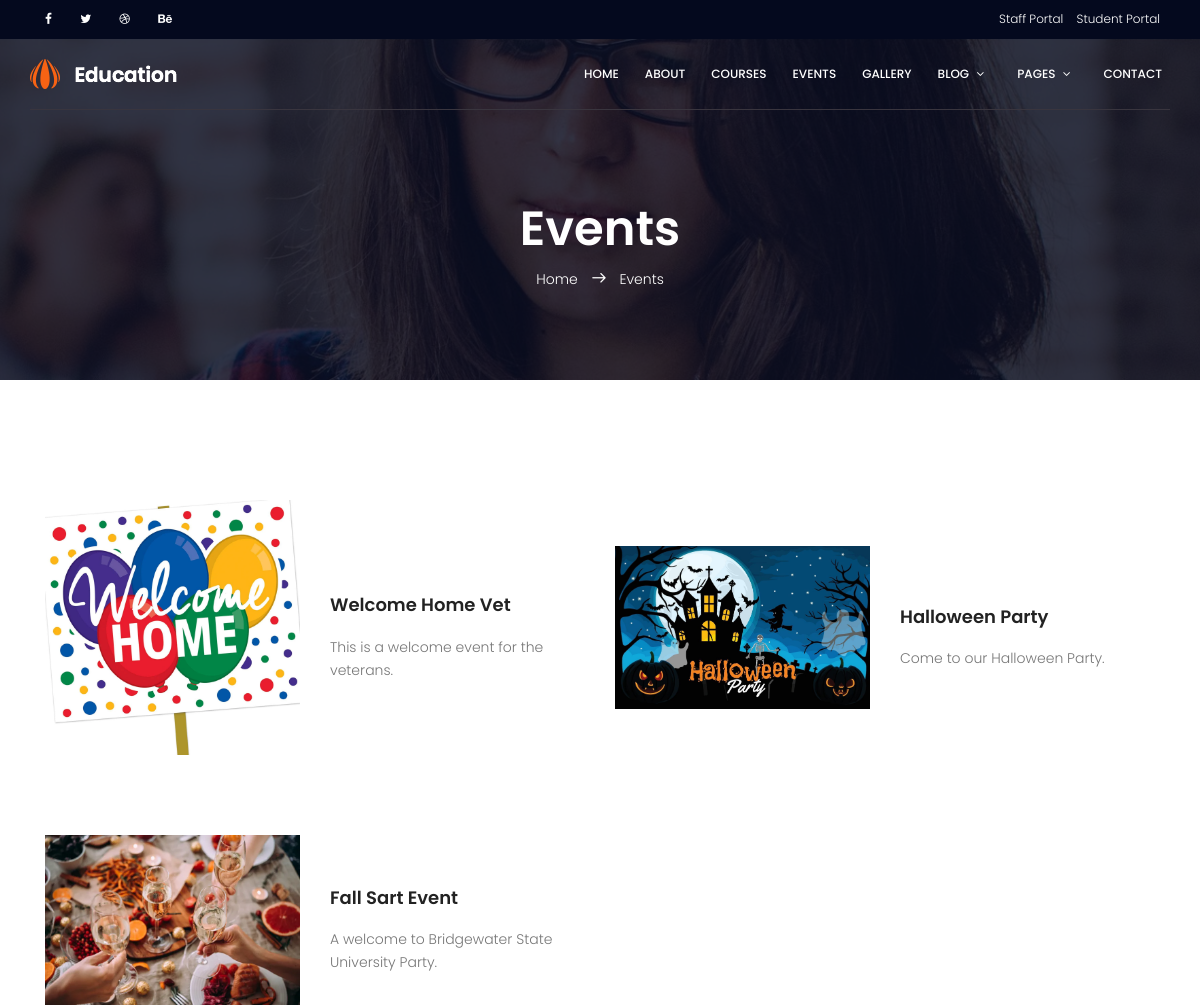
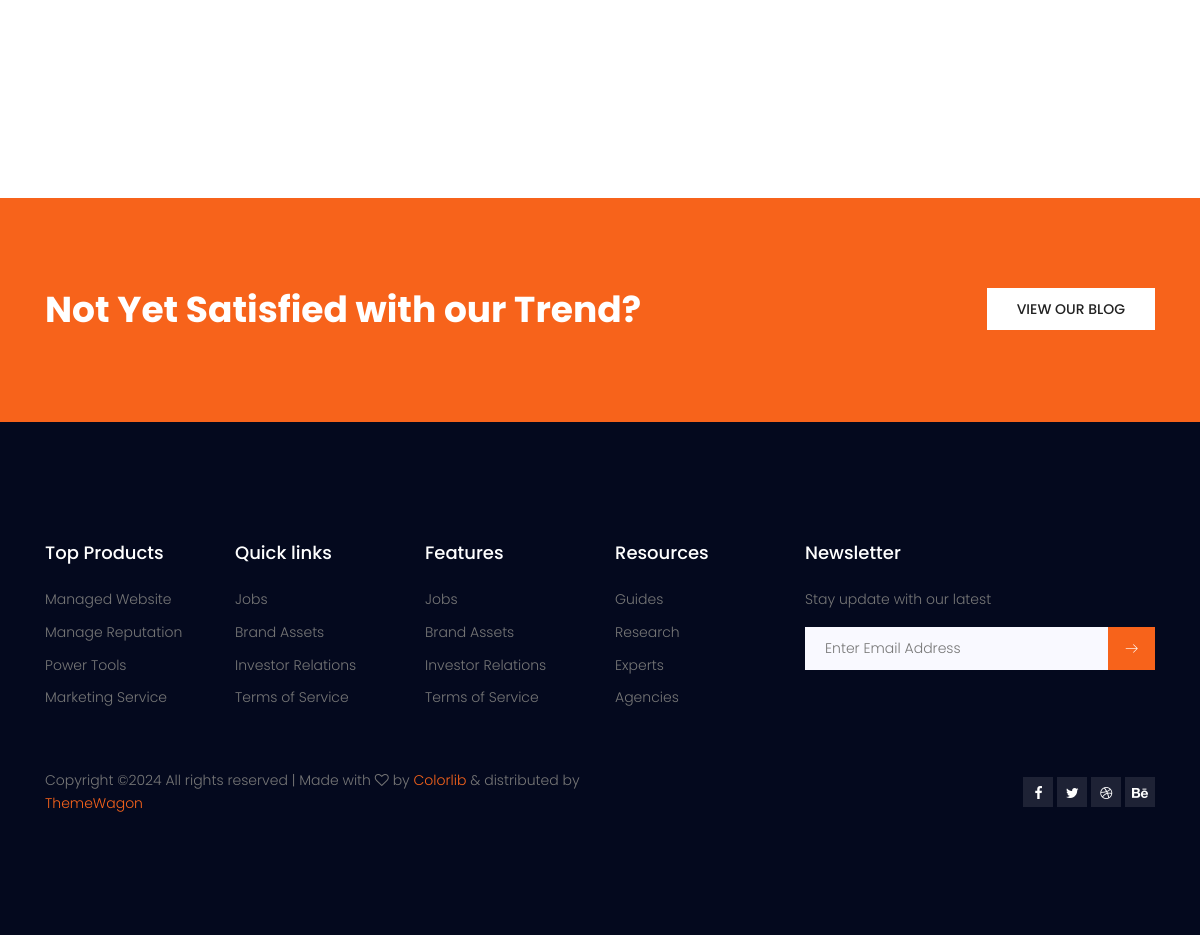
Screenshot of /events/ with the database file from the repository (2 pictures, top to bottom).
### campus_resources/models.py (models this page shows, shortened)
class Event(models.Model):
    organizer = models.ForeignKey("users.Professor", on_delete=models.CASCADE, null=True, blank=True, related_name='organizer')
    title = models.CharField(max_length=100, null=True, blank=True)
    start_date = models.DateField(null=True, blank=True)
    end_date = models.DateField(null=True, blank=True)
    price = models.IntegerField(null=True, blank=True)
    description = models.TextField(blank=True, null=True)
    location = models.ForeignKey(Address, on_delete=models.CASCADE, null=True, blank=True, related_name='location')
    contact = models.CharField(max_length=200, null=True, blank=True)
    image = models.ImageField( upload_to='media/', blank=True, null=True)

### index/views.py (the view)
# urls.py: path("events/", views.events, name="events"),
def events(request):
    events = Event.objects.all()
    return render(request, "events.html", {'events':events})

### index/templates/events.html (shortened to what this page needs)
{% extends "base.html" %}
{%block content%}
{%load static%}
	<section class="banner-area relative about-banner" id="home">
		<div class="overlay overlay-bg"></div>
		<div class="container">
			<div class="row d-flex align-items-center justify-content-center">
				<div class="about-content col-lg-12">
					<h1 class="text-white">
						Events
					</h1>
					<p class="text-white link-nav"><a href="index.html">Home </a>  <span class="lnr lnr-arrow-right"></span>  <a href="events.html"> Events</a></p>
				</div>
			</div>
		</div>
	</section>
	<section class="events-list-area section-gap event-page-lists">
			<div class="container">
				<div class="row align-items-center">
					{% for event in events %}
						<div class="col-lg-6 pb-30">
							<div class="single-carusel row align-items-center">
								<div class="col-12 col-md-6 thumb">
									{%if event.image %}
									<img class="img-fluid" src="{{ event.image.url }}" alt="">
									{%else%}
									<img class="img-fluid" src="{% static 'default/default_image.png'%}" alt="">
									{%endif%}
								</div>
								<div class="detials col-12 col-md-6">
									<a href="{% url 'event_details' event.pk %}"><h4>{{event.title}}</h4></a>
									<p>
										{{event.description}}
									</p>
								</div>
							</div>
						</div>
					{%endfor%}
			</div>
		</div>
	</section>
	<section class="cta-two-area">
		<div class="container">
			<div class="row">
				<div class="col-lg-8 cta-left">
					<h1>Not Yet Satisfied with our Trend?</h1>
				</div>
				<div class="col-lg-4 cta-right">
					<a class="primary-btn wh" href="#">view our blog</a>
				</div>
			</div>
		</div>
	</section>
{% endblock %}

### index/static/css/main.css (style rules this page uses)
body { color:#777;font-family:"Poppins",sans-serif;font-size:14px;font-weight:300;line-height:1.625em;position:relative }
a { -webkit-transition:all 0.3s ease 0s;-moz-transition:all 0.3s ease 0s;-o-transition:all 0.3s ease 0s;transition:all 0.3s ease 0s }
a,a:focus,a:hover { text-decoration:none;outline:0 }
h1,h2,h3,h4,h5,h6 { font-family:"Poppins",sans-serif;color:#222;line-height:1.2em !important;margin-bottom:0;margin-top:0;font-weight:600 }
h1,.h1 { font-size:36px }
h4,.h4 { font-size:18px }
.pb-30 { padding-bottom:30px }
.text-white { color:#fff }
.relative { position:relative }
.overlay { position:absolute;left:0;right:0;top:0;bottom:0 }
h1 { font-size:36px }
h4 { font-size:18px }
h1,h2,h3,h4,h5,h6 { line-height:1.5em }
.section-gap { padding:120px 0 }
.primary-btn { background:#f7631b;line-height:42px;padding-left:30px;padding-right:30px;border:none;color:#fff;display:inline-block;font-weight:500;position:relative;-webkit-transition:all 0.3s ease 0s;-moz-transition:all 0.3s ease 0s;-o-transition:all 0.3s ease 0s;transition:all 0.3s ease 0s;cursor:pointer;position:relative }
.primary-btn.wh { background:#fff;color:#222;text-transform:uppercase }
.banner-area { background:url(../img/banner-bg.jpg) right;background-size:cover }
.banner-area .overlay-bg { background-color:rgba(4,9,30,0.8) }
.single-carusel h4 { margin-top:20px;margin-bottom:20px }
.single-carusel p { margin-top:0px !important;margin-bottom:0px }
.single-carusel .thumb { overflow:hidden }
.single-carusel .thumb img { -webkit-transition:all 0.3s ease 0s;-moz-transition:all 0.3s ease 0s;-o-transition:all 0.3s ease 0s;transition:all 0.3s ease 0s;width:100% }
.single-carusel .detials h4 { -webkit-transition:all 0.3s ease 0s;-moz-transition:all 0.3s ease 0s;-o-transition:all 0.3s ease 0s;transition:all 0.3s ease 0s }
.single-carusel .detials p { margin-top:20px }
.cta-two-area { background:#f7631b;padding:90px 0px }
.cta-two-area .cta-left { text-align:left }
.cta-two-area .cta-left h1 { color:#fff;font-weight:700 }
.cta-two-area .cta-right { text-align:right }
.link-nav { margin-top:10px;margin-bottom:0px }
.about-banner { background:url(../img/top-banner.jpg) right no-repeat;background-size:cover }
.about-content { margin-top:110px;padding:90px 0px;text-align:center }
.about-content h1 { font-size:48px;font-weight:600 }
.about-content a { color:#fff;font-weight:300;font-size:14px }
.about-content .lnr { margin:0px 10px;font-weight:600 }
.event-page-lists .single-carusel { margin-bottom:50px }

### rows the page displays
Event: image (picture), title "Welcome Home Vet", description "This is a welcome event for the veterans."
Event: image (picture), title "Halloween Party", description "Come to our Halloween Party."
Event: image (picture), title "Fall Sart Event", description "A welcome to Bridgewater State University Party."
